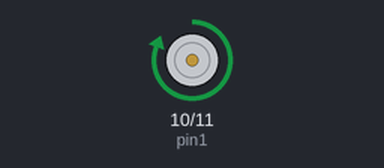
The sketch below on a simulated Arduino Uno, built with avr-gcc and run on an emulated ATmega328P. Parts: motor-driver pin pairs drawn as motors (green arrow = first pin HIGH = forward, orange = second pin HIGH = backward, longer = more drive).

Above: at 1.0 s.
At 3.0 s:
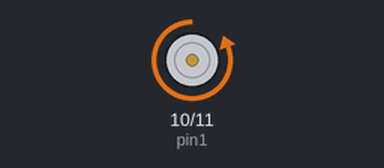
Timing chart, 0 to 5.2 s (numbered marks = the images above):
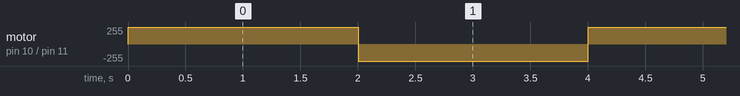

The sketch:

motorTest.ino
```cpp
int pin1 = 10;
int pin2 = 11;

void setup() {
  pinMode(pin1,OUTPUT);
  pinMode(pin2,OUTPUT);
  analogWrite(pin1,LOW);
  analogWrite(pin2,LOW);

}

void rot_dir1(int speed)
{
  analogWrite(pin2,LOW);
  analogWrite(pin1,speed);
}

void rot_dir2(int speed)
{
  analogWrite(pin1,LOW);
  analogWrite(pin2,speed);
}

void loop() {
  rot_dir1(255);
  delay(2000);
  rot_dir2(255);
  delay(2000);
}
```

Measured:
- by itself, motor on pin 10 (pin1) / pin 11 (pin2): alternates forward 255/255 for 2.0 s and backward 255/255 for 2.0 s
